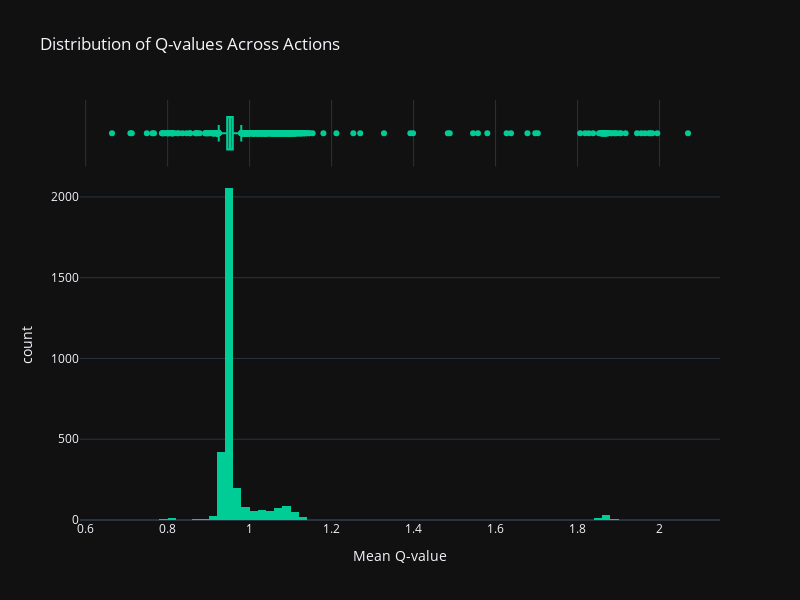

This figure's notebook cell:
### Code cell
# Distribution of Q-values Across Actions
fig = px.histogram(actions_per_episode, x='q_values_mean',
                    title='Distribution of Q-values Across Actions',
                    labels={'q_values_mean': 'Mean Q-value', 'count': 'Frequency'},
                    marginal="box",  # Adds a boxplot for better visualization
                    color_discrete_sequence=['#00CC96'])

fig.update_layout(width=800, height=600)

fig.show()

### Figure 1 — Plotly figure (JSON) as saved in the notebook; plotly's stock layout.template omitted (floating-point values rounded to 4 significant figures; data arrays with more than 128 entries replaced by an {"elided": "..."} marker saying what was removed)
{"data": [{"alignmentgroup": "True", "bingroup": "x", "hovertemplate": "Mean Q-value=%{x}<br>count=%{y}<extra></extra>", "legendgroup": "", "marker": {"color": "#00CC96", "pattern": {"shape": ""}}, "name": "", "offsetgroup": "", "orientation": "v", "showlegend": false, "x": {"elided": "3306 float values"}, "xaxis": "x", "yaxis": "y", "type": "histogram"}, {"alignmentgroup": "True", "hovertemplate": "Mean Q-value=%{x}<extra></extra>", "legendgroup": "", "marker": {"color": "#00CC96"}, "name": "", "notched": true, "offsetgroup": "", "showlegend": false, "x": {"elided": "3306 float values"}, "xaxis": "x2", "yaxis": "y2", "type": "box"}], "layout": {"xaxis": {"anchor": "y", "domain": [0.0, 1.0], "title": {"text": "Mean Q-value"}}, "yaxis": {"anchor": "x", "domain": [0.0, 0.8316], "title": {"text": "count"}}, "xaxis2": {"anchor": "y2", "domain": [0.0, 1.0], "matches": "x", "showticklabels": false, "showgrid": true}, "yaxis2": {"anchor": "x2", "domain": [0.8416, 1.0], "matches": "y2", "showticklabels": false, "showline": false, "ticks": "", "showgrid": false}, "legend": {"tracegroupgap": 0}, "title": {"text": "Distribution of Q-values Across Actions"}, "barmode": "relative", "width": 800, "height": 600}}
